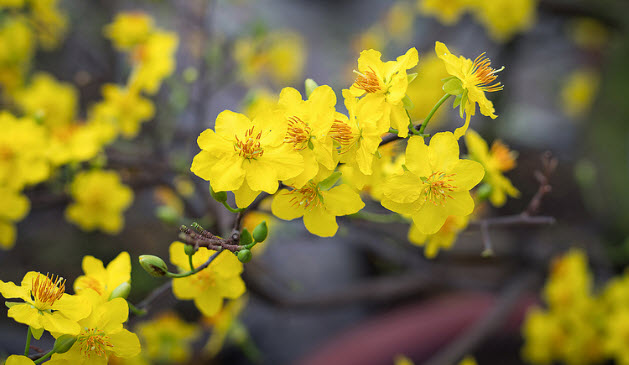
#> input picture Image/hoamai.jpg, 629 x 365 px, given in place of the camera
$ python color_filter.py
#> lines starting #> are read from the running program, lines starting #| are printed output that depends on the picture; after the words box and inside, x2 and y2 are one past the last pixel; in counts of white or black regions, pixels touching at a corner belong together
import cv2
import numpy as  np

cap = cv2.VideoCapture(0)

while True:
	_, frame = cap.read()
#> frame is the input picture: shape (365, 629, 3); mean B, G, R 50.8, 115.8, 125.7
	hsv = cv2.cvtColor(frame, cv2.COLOR_BGR2HSV)
#> hsv: shape (365, 629, 3); mean H, S, V 55, 123.1, 128.4

	lower_red = np.array([5, 0, 0])
	upper_red = np.array([255, 255, 255])

	# dark_red = np.unit8([[[12, 22, 121]]])
	# dark_red = cv2.cvtColor(dark_red, cv2.COLOR_BGR2HSV)

	mask = cv2.inRange(hsv, lower_red, upper_red)
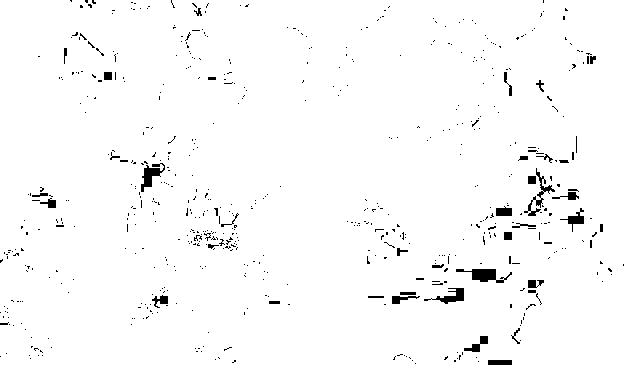
#> mask: shape (365, 629); 97.8% white; 604 black regions (563 under 20 px), largest, box (x1, y1, x2, y2) and area: (456, 269, 512, 283) 361, (141, 163, 165, 192) 295, (524, 168, 555, 216) 273
	res = cv2.bitwise_and(frame, frame, mask = mask)
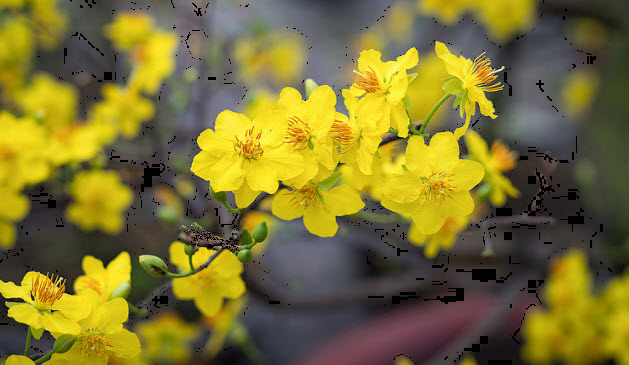
#> res: shape (365, 629, 3); mean B, G, R 49.7, 114.6, 124.4

	cv2.imshow('Frame', frame)
	cv2.imshow('mask', mask)
	cv2.imshow('Res', res)

	k = cv2.waitKey(5) & 0xFF
#> (key Esc is pressed here)
	if k == 27: # ESC
		break


cv2.destroyAllWindows()
cap.release()

$ run again, on Image/hoasung.jpg
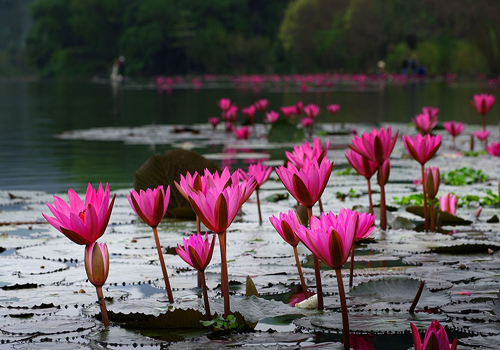
#> input picture Image/hoasung.jpg, 500 x 350 px, given in place of the camera
#> frame is the input picture: shape (350, 500, 3); mean B, G, R 81.6, 78.7, 91
#> hsv: shape (350, 500, 3); mean H, S, V 83, 84.8, 98.7
#> `mask = cv2.inRange(hsv, lower_red, upper_red)`:
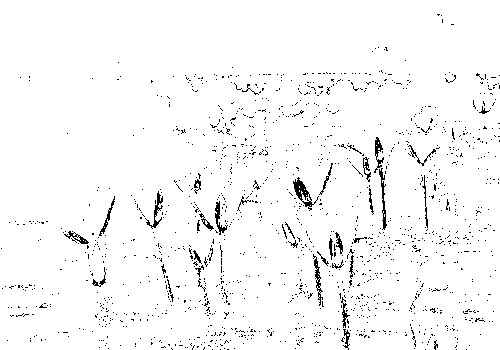
#> mask: shape (350, 500); 96.9% white; black in thin lines or dots
#> `res = cv2.bitwise_and(frame, frame, mask = mask)`:
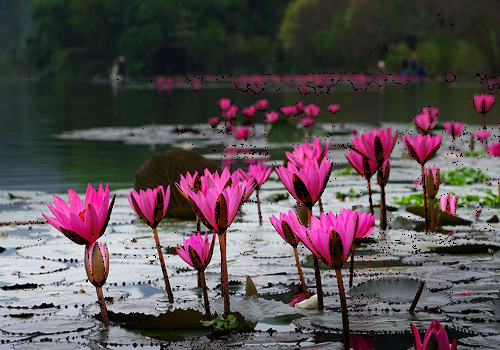
#> res: shape (350, 500, 3); mean B, G, R 80.5, 77.5, 88.4

$ run again, on Image/person.jpg
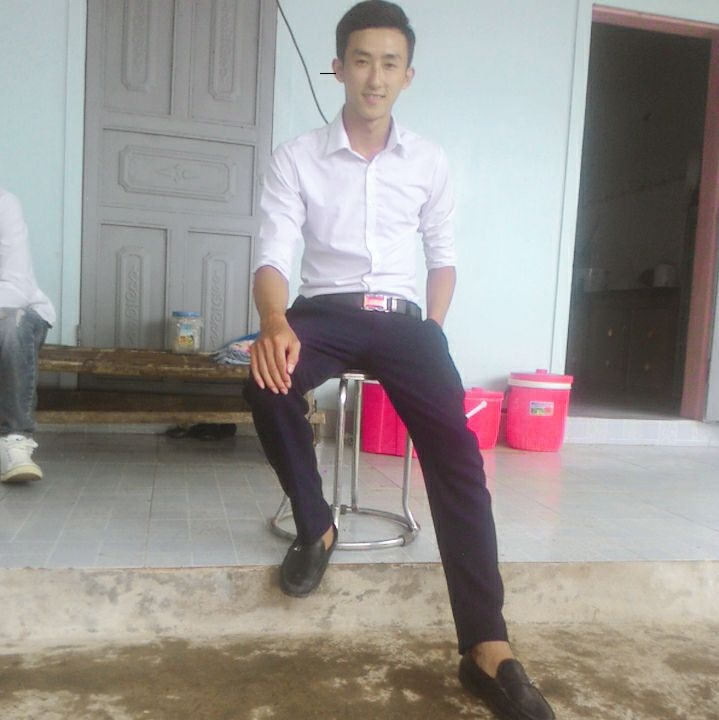
#> input picture Image/person.jpg, 719 x 720 px, given in place of the camera
#> frame is the input picture: shape (720, 719, 3); mean B, G, R 142.6, 145.6, 150.7
#> hsv: shape (720, 719, 3); mean H, S, V 65.4, 36, 156
#> `mask = cv2.inRange(hsv, lower_red, upper_red)`:
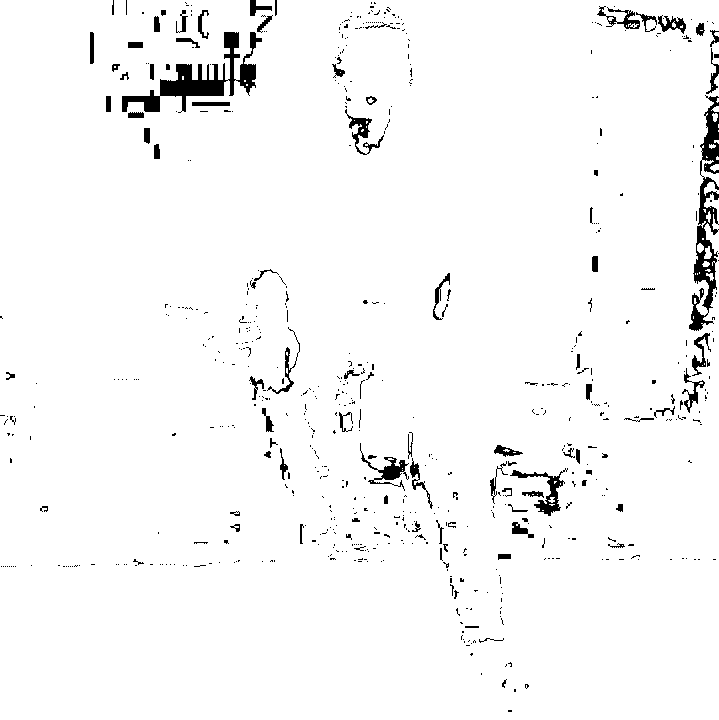
#> mask: shape (720, 719); 96.9% white; 653 black regions (553 under 20 px), largest, box (x1, y1, x2, y2) and area: (122, 32, 262, 113) 3002, (689, 95, 719, 331) 2611, (510, 468, 568, 516) 627
#> `res = cv2.bitwise_and(frame, frame, mask = mask)`:
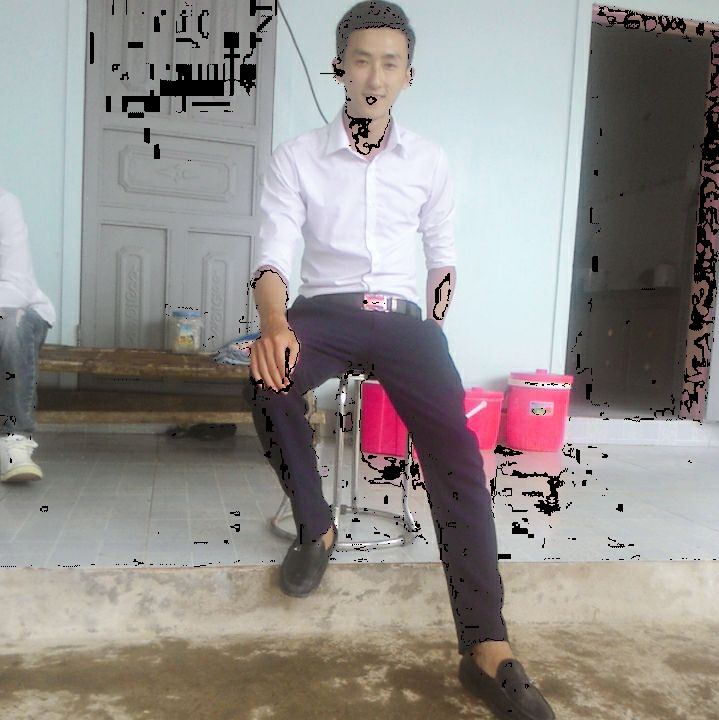
#> res: shape (720, 719, 3); mean B, G, R 138.8, 141.8, 146.4
